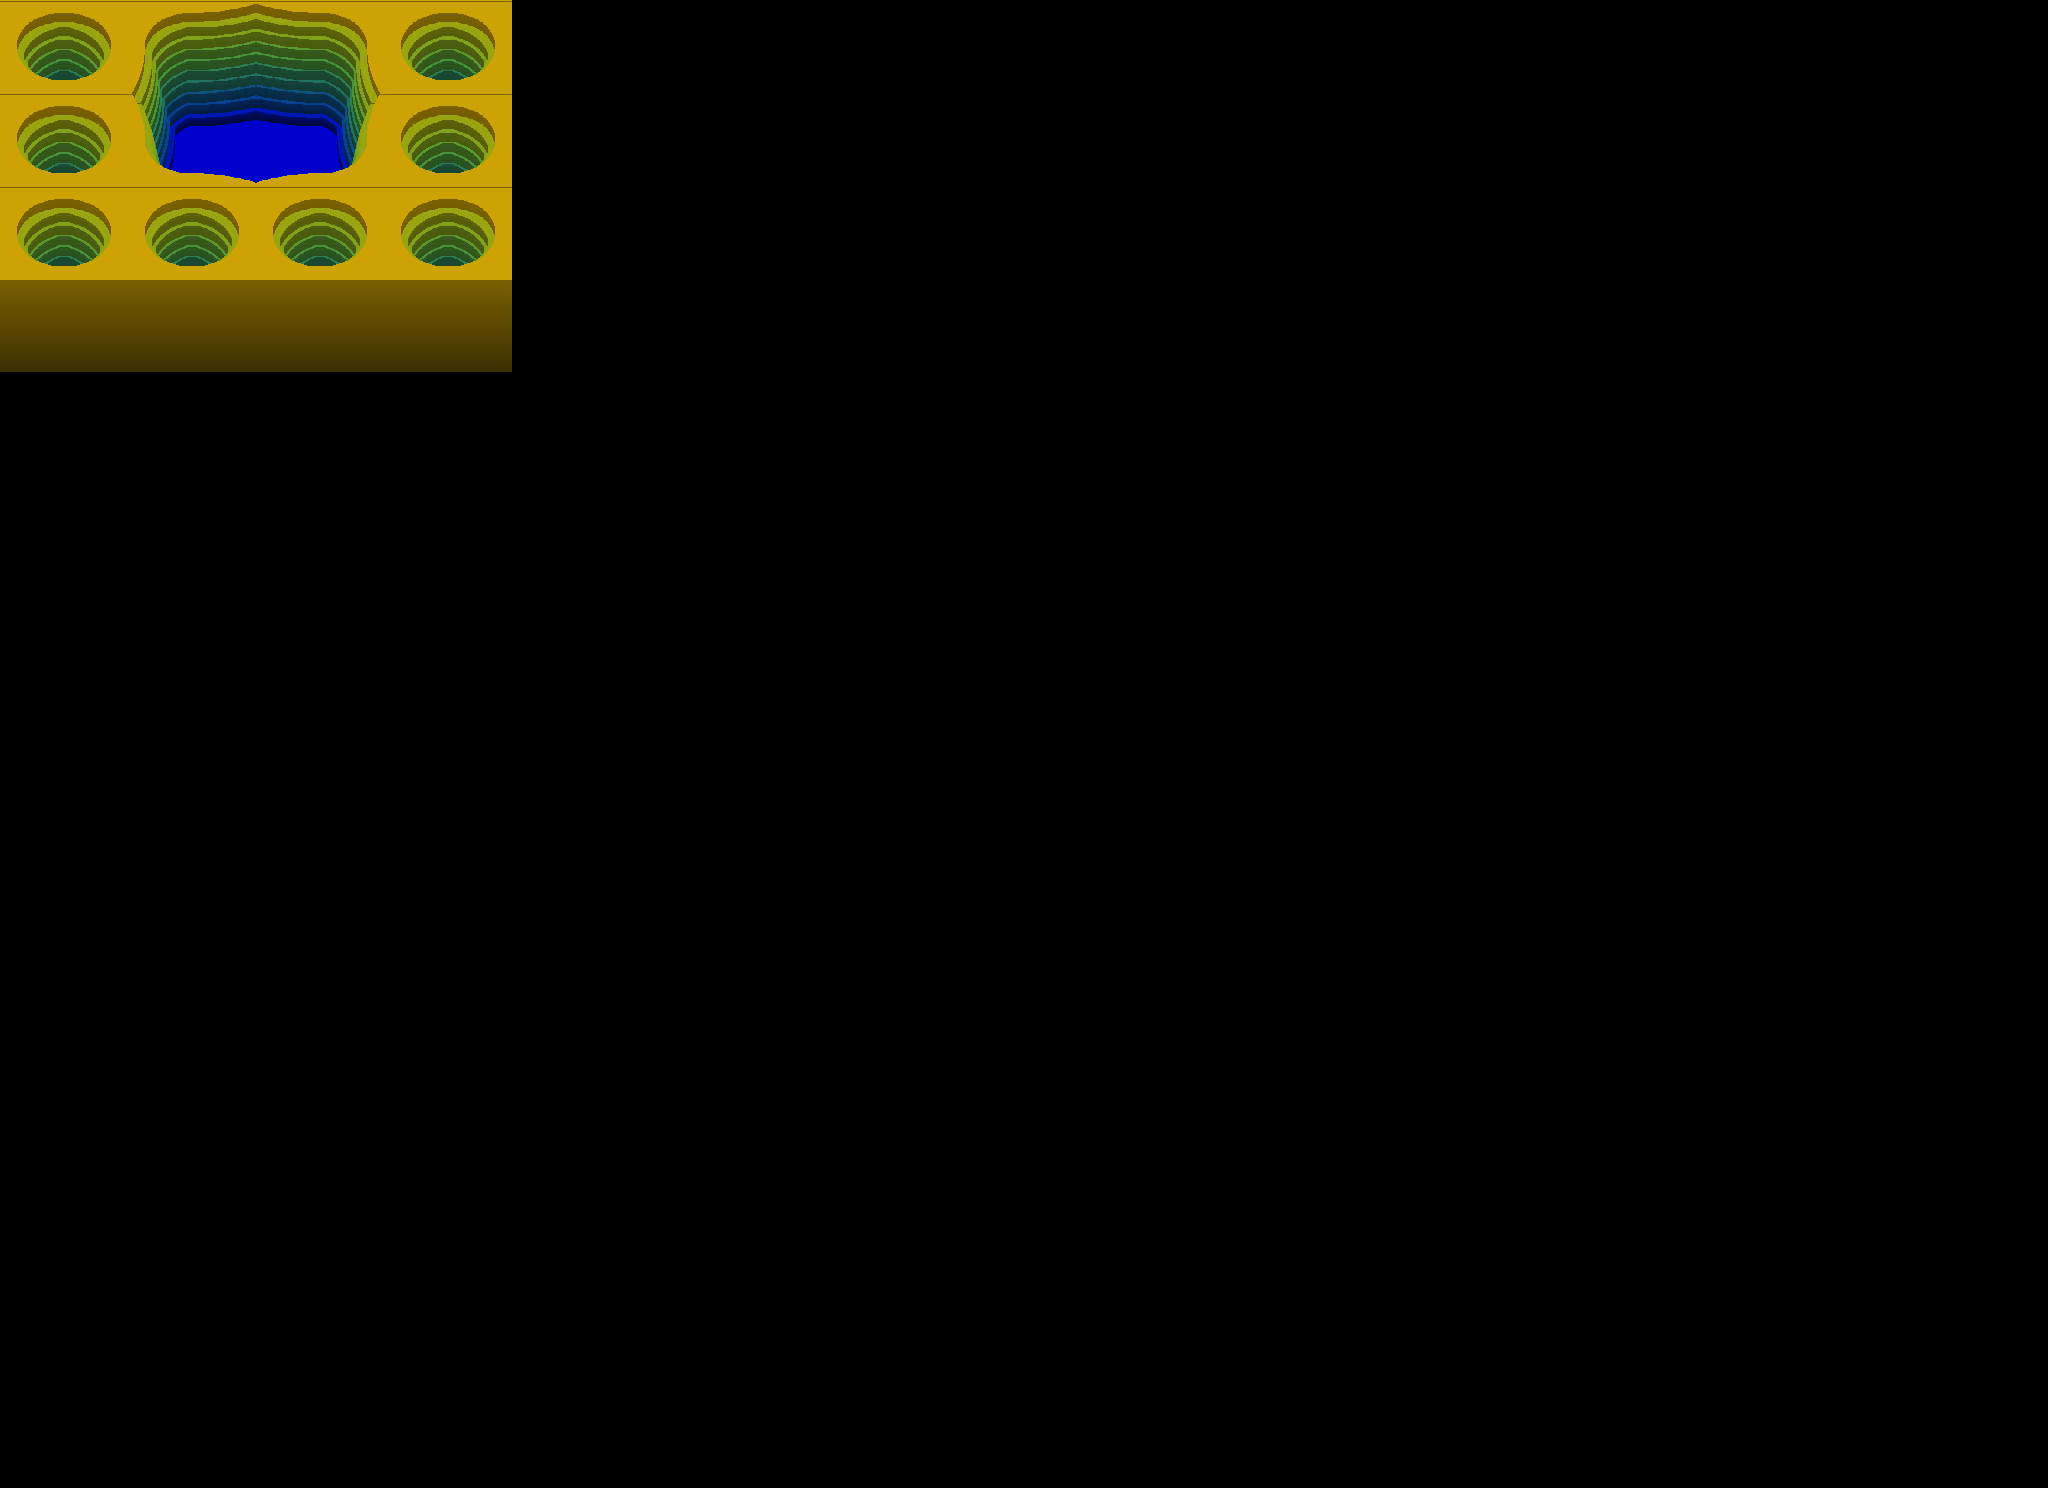

This is a level from a 2D game, rendered from its Tiled map with the project's own tilesets. A one-line summary and the complete map file follow:
An orthogonal 16x16 tile map with 128x93 px tiles, 1 tile layer (Capa de patrones 1).

<map version="1.8" tiledversion="1.8.2" orientation="orthogonal" renderorder="right-down" width="16" height="16" tilewidth="128" tileheight="93" infinite="0" nextlayerid="2" nextobjectid="1">
 <tileset firstgid="1" name="tiles" tilewidth="128" tileheight="184" tilecount="176" columns="16">
  <image source="tiles.png" width="2048" height="2024" />
 </tileset>
 <layer id="1" name="Capa de patrones 1" width="16" height="16">
  <data encoding="csv">
16,16,16,16,0,0,0,0,0,0,0,0,0,0,0,0,
16,10,4,16,0,0,0,0,0,0,0,0,0,0,0,0,
16,13,7,16,0,0,0,0,0,0,0,0,0,0,0,0,
16,16,16,16,0,0,0,0,0,0,0,0,0,0,0,0,
0,0,0,0,0,0,0,0,0,0,0,0,0,0,0,0,
0,0,0,0,0,0,0,0,0,0,0,0,0,0,0,0,
0,0,0,0,0,0,0,0,0,0,0,0,0,0,0,0,
0,0,0,0,0,0,0,0,0,0,0,0,0,0,0,0,
0,0,0,0,0,0,0,0,0,0,0,0,0,0,0,0,
0,0,0,0,0,0,0,0,0,0,0,0,0,0,0,0,
0,0,0,0,0,0,0,0,0,0,0,0,0,0,0,0,
0,0,0,0,0,0,0,0,0,0,0,0,0,0,0,0,
0,0,0,0,0,0,0,0,0,0,0,0,0,0,0,0,
0,0,0,0,0,0,0,0,0,0,0,0,0,0,0,0,
0,0,0,0,0,0,0,0,0,0,0,0,0,0,0,0,
0,0,0,0,0,0,0,0,0,0,0,0,0,0,0,0
</data>
 </layer>
</map>
